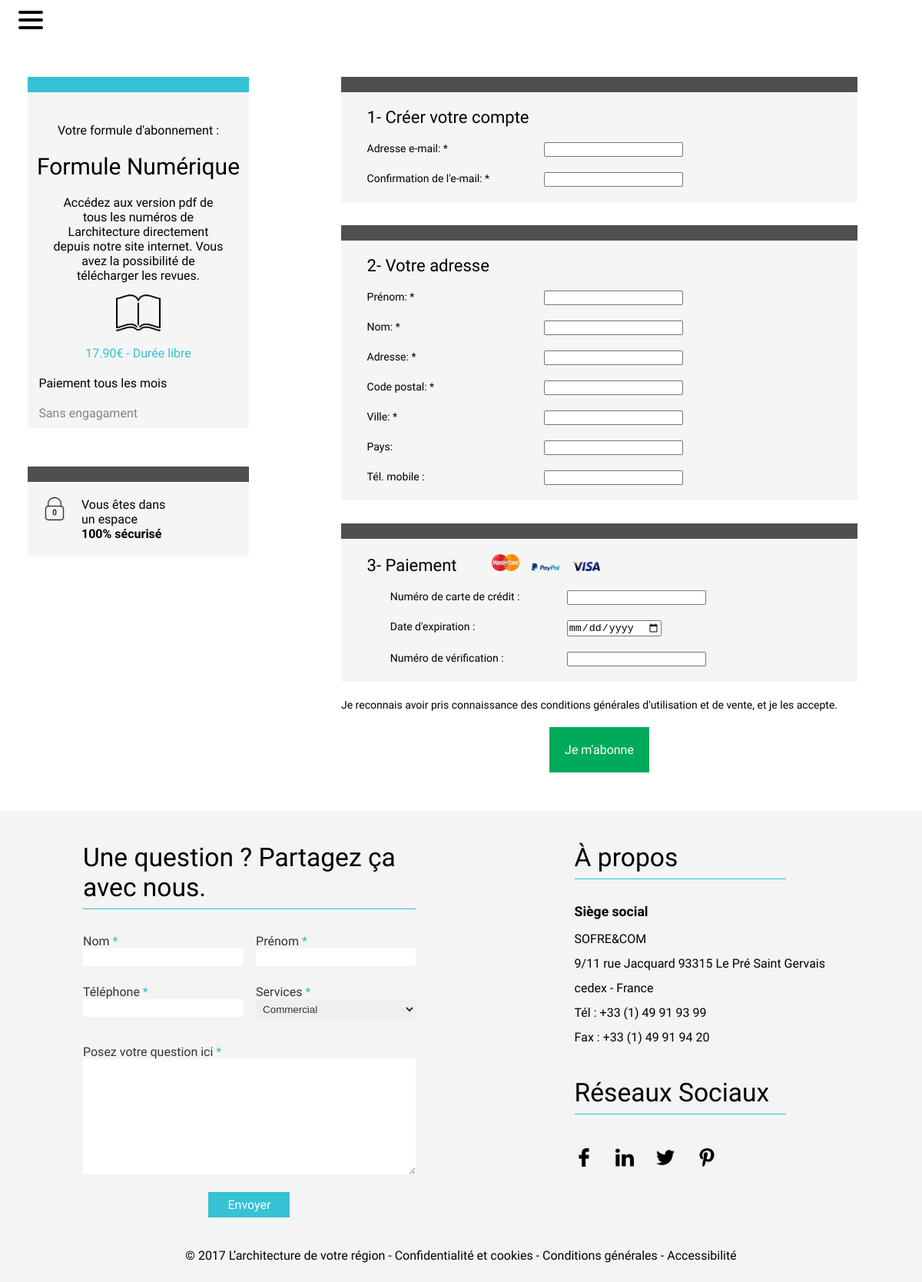
The app's page /index.php?action=subscribe&id=2 with its own data.
### tables this page shows
CREATE TABLE IF NOT EXISTS `formule` (
  `id` int(11) NOT NULL,
  `name` varchar(255) NOT NULL,
  `description` text NOT NULL,
  `price` float NOT NULL
);

### index.php (called while the page is built, shortened)
<?php
if(isset($_GET["action"]) && !is_null($_GET["action"])) {
    $action = $_GET["action"];
}
else {
    $action = "home";
    $controllerName = "Main";
}
$controller = new $controller();
$action = $action . "Action";
$data = $controller->$action();
require("template/default.php");

### app/controller/Order.php (called while the page is built, shortened)
<?php
class Order
{
    public function subscribeAction()
    {
        $builderFor = new Qbuilder("formule");
        if(isset($_GET["id"])) {
            $id = intval($_GET["id"]);
        }
        else {
            $id = 1;
        }
        $formuleArr = $builderFor->select()->where($id)->get();
        $formule = array_values($formuleArr);
        $formule = array_shift($formule);
        return(["page" => "subscribe.php", "cont" => ["formule" => $formule]]);
    }
}

### app/model/Qbuilder.php (called while the page is built, shortened)
<?php
class Qbuilder extends Builder
{
	public function select()
	{
		if (!empty(func_get_args())) {
			$this->req_type = "SELECT";
			if (!empty($this->first_args)) {
				$this->first_args = sprintf('%s, ', $this->first_args);
			}
			$this->first_args = sprintf('%s%s', $this->first_args, $this->setArgs(func_get_args()));
			return $this;
		} else {
			$this->req_type = "SELECT *";
			return $this;
		}
	}
	public function where($value, $col = 'id', $operator = '=')
	{
		$this->where = sprintf('%s%s:%s', $col, $operator, $col);
		return $this;
	}
}

### app/core/queries/Builder.php (called while the page is built, shortened)
<?php
class Builder
{
	protected $table;
	protected $req_type;
	protected $first_args = '';
	protected $tags = [];
	protected $where = false;
	protected $fetchAll = true;
	protected $_connexion;
	public function __construct($table, $connexion = false)
	{
		$this->table = $table;
		if (!$connexion) {
			$connexion = Setup::getConnexion();
		}
		$this->_connexion = $connexion;
	}
	protected function getAll()
	{
		$stmt = $this->exec();
		if ($stmt->errorCode() === '00000') {
        	return $stmt->fetchAll(PDO::FETCH_OBJ);
    	}
		die($stmt->errorInfo()[2]);
	}
	public function get()
	{
		if ($this->fetchAll) {
			return $this->getAll();
		}
	}
	protected function exec()
	{
		$this->sql = $this->setSql();
		$pdo = $this->_connexion;
		$stmt = $pdo->prepare($this->sql);
		$stmt->execute($this->tags);
		return $stmt;
	}
	protected function resetQuery()
	{
		$this->first_args = '';
		$this->tags = [];
		$this->where = false;
		$this->fetchAll = true;
		return;
	}
	protected function setSql()
	{
		if ($this->req_type === "UPDATE") {
			$sql = sprintf('%s %s SET', $this->req_type, $this->table);
			$sql = sprintf('%s %s', $sql, $this->first_args);
		} elseif ($this->req_type === "INSERT INTO") {
			$tags = $this->setInsertTags($this->tags);
			$sql = sprintf('%s %s (%s) VALUES (%s)', $this->req_type, $this->table, $this->first_args, $tags);
		} else {
			$sql = sprintf('%s %s FROM %s', $this->req_type, $this->first_args, $this->table);
		}
		if ($this->where) {
			$sql = sprintf('%s WHERE %s', $sql, $this->where);
		}
		return $sql;
	}
}

### pages/subscribe.php (the view, shortened to what this page needs)
<?php
    $formule = $data["cont"]["formule"];
?>
<div id="full-size-main">
    <div id="formule-abonnement">
        <div class="formule-abonnement-width">
            <div class="formule-integrale">
                <div>
                    <p>Votre formule d'abonnement :</p>
                </div>
                <div class="formule-integrale-titre">
                    <h3>Formule <?php echo($formule->name); ?></h3>
                </div>
                <div class="description-formule">
                    <p><?php echo($formule->description); ?></p>
                </div>
                <div class="image-livre">
                    <figure>
                        <img src="public/images/img-layout/open-magazine%20(2).png">
                    </figure>
                </div>
                <div class="prix-duree">
                    <p><?php echo($formule->price); ?>0€ - Durée libre</p>
                </div>
                <div class="paiement-tous-les-mois">
                    <p>Paiement tous les mois</p>
                </div>
                <div class="sans-engagement">
                    <p>Sans engagament</p>
                </div>
            </div>
            <div class="espace-securise">
                <div class="position-relative-espace-securise clearfix">
                    <img src="public/images/img-layout/locked.png">
                    <div>
                        <p class="espace-secursise-font-light">Vous êtes dans un espace</p>
                        <p class="espace-secursise-font-bold">100% sécurisé</p>
                    </div>
                </div>
            </div>
        </div>
    </div>
    <div id="formulaire-inscription">
        <div class="formulaire-inscription-width">
            <form action="index.php?action=validation" method="post">
                <div class="creer-compte">
                    <div>
                        <h4>1- Créer votre compte</h4>
                    </div>
                    <div class="creer-compte-formulaire">
                        <div class="creer-compte-formulaire-mail">
                            <div>
                                <label>Adresse e-mail: *</label>
                            </div>
                            <div>
                                <input type="email">
                            </div>
                        </div>
                        <div class="creer-compte-formulaire-confirmer-mail clearfix">
                            <div>
                                <label>Confirmation de l'e-mail: *</label>
                            </div>
                            <div>
                                <input type="email">
                            </div>
                        </div>
                    </div>
                </div>
                <div class="votre-adresse clearfix">
                    <div>
                        <h4>2- Votre adresse</h4>
                    </div>
                    <div class="votre-adresse-formulaire">
                        <div class="prenom">
                            <div>
                                <label>Prénom: *</label>
                            </div>
                            <div>
                                <input type="text">
                            </div>
                        </div>
                        <div class="nom">
                            <div>
                                <label>Nom: *</label>
                            </div>
                            <div>
                                <input type="text" name="nom">
                            </div>
                        </div>
                        <div class="adresse">
                            <div>
                                <label>Adresse: *</label>
                            </div>
                            <div>
                                <input type="text">
                            </div>
                        </div>
                        <div>
                            <div>
                                <label>Code postal: *</label>
                            </div>
                            <div>
                                <input type="text">
                            </div>
                        </div>
                        <div>
                            <div>
                                <label>Ville: *</label>
                            </div>
                            <div>
                                <input type="text">
                            </div>
                        </div>
                        <div>
                            <div>
                                <label>Pays: </label>
                            </div>
                            <div>
                                <input type="text">
                            </div>
                        </div>
                        <div>
                            <div>
                                <label>Tél. mobile :</label>
                            </div>
                            <div>
                                <input type="text">
                            </div>
                        </div>
                    </div>
                </div>
                <div class="paiement clearfix">
                    <div>
                        <h4>3- Paiement</h4>
                        <div class="paiement-logos">
                            <figure>
                                <img src="public/images/img-layout/196561.png">
                            </figure>
                            <figure>
                                <img src="public/images/img-layout/196566.png">
                            </figure>
                            <figure>
                                <img src="public/images/img-layout/196578.png">
                            </figure>
                        </div>
                    </div>
                    <div class="paiement-formulaire">
                        <div>
                            <div>
                                <label>Numéro de carte de crédit :</label>
                            </div>
                            <div>
                                <input type="text">
                            </div>
                        </div>
                        <div>
                            <div>
                                <label>Date d'expiration :</label>
                            </div>
                            <div>
                                <input type="date">
                            </div>
                        </div>
                        <div>
                            <div>
                                <label>Numéro de vérification :</label>
                            </div>
                            <div>
                                <input type="text">
                            </div>
                        </div>
                    </div>
                </div>
                <div class="conditions-generales">
                    <label>Je reconnais avoir pris connaissance des conditions générales d'utilisation et de vente, et je les accepte.</label>
                </div>
                <div class="je-mabonne-bouton">
                    <input type="submit" value="Je m'abonne">
                </div>
            </form>
        </div>
    </div>
</div>

### public/css/style.css (style rules this page uses)
* { padding: 0; margin: 0; }
*, *:before, *:after { box-sizing: border-box; }
.clearfix:before, .clearfix:after { content: " "; display: table; }
.clearfix:after { clear:both; }
body { font-family: 'Hind', sans-serif; font-weight: 400; }

### records on screen
formule: name "Numérique", description "Accédez aux version pdf de tous les numéros de Larchitecture directement depuis notre site internet. Vous avez la possibilité de télécharger les revues.", price "17.9"
